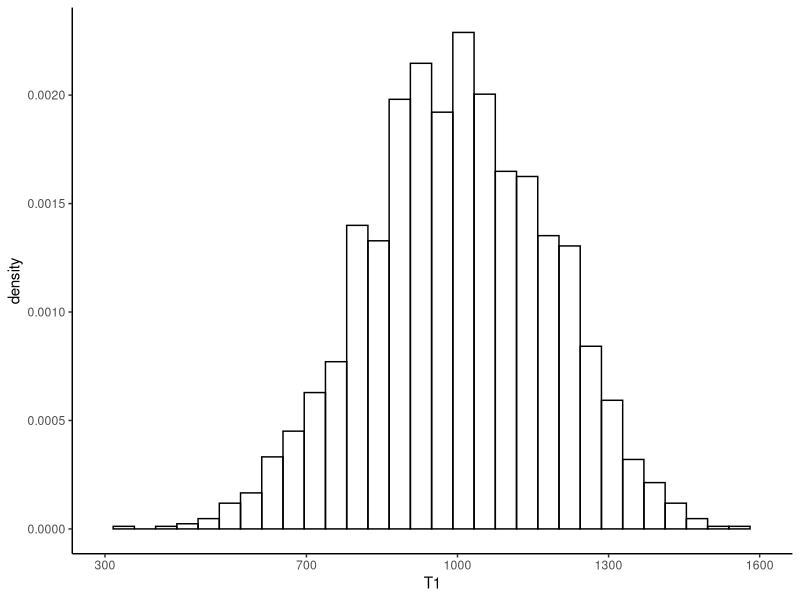
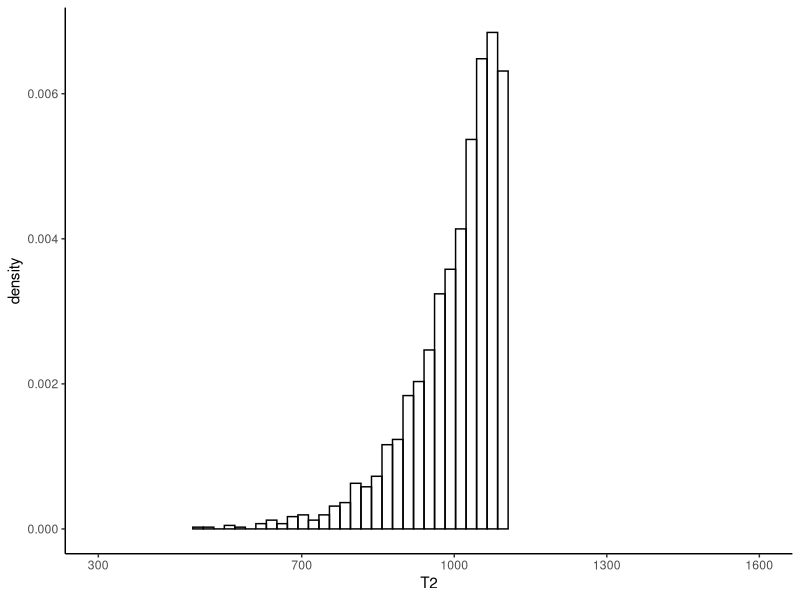

Recreate these plots in R, in order.
## ---- chunk 1
library(tidyverse)
# Functions to compute the estimators
T1 <- function(x) 2 * mean(x) - 1
T2 <- function(x) ( (length(x) + 1)/length(x) ) * max(x) - 1

# Now, simulate in order to assess their bias.
# This goes as follows (try this yourself before looking):
# - Choose a true value of N, the parameter to be estimated
# - Draw a sample of size n from 1:N without replacement
# - Compute T1 and T2
# - Repeat this M times, and compare the average of T1 and T2 to N.
N <- 1000
n <- 10
M <- 2000
# Run the simulations. Use the sample.int() function to generate from a DISCRETE
# uniform distribution
out <- 1:M %>%
  map(~sample.int(N,n)) %>%
  map(~c("T1" = T1(.x),"T2" = T2(.x))) %>%
  reduce(bind_rows)

# What do you expect the mean to be?
out %>% summarize_all(mean)
# Why does this seem to indicate that T1 and T2 have zero bias?

# Recreate the plots in Figure 20.1:
leftplot <- out %>%
  ggplot(aes(x = T1)) +
  theme_classic() + 
  geom_histogram(aes(y = ..density..),bins = 30,colour = "black",fill = "transparent") +
  scale_x_continuous(breaks = c(300,700,1000,1300,1600)) +
  coord_cartesian(xlim = c(300,1600))

rightplot <- out %>%
  ggplot(aes(x = T2)) +
  theme_classic() + 
  geom_histogram(aes(y = ..density..),bins = 30,colour = "black",fill = "transparent") +
  scale_x_continuous(breaks = c(300,700,1000,1300,1600)) +
  coord_cartesian(xlim = c(300,1600))
